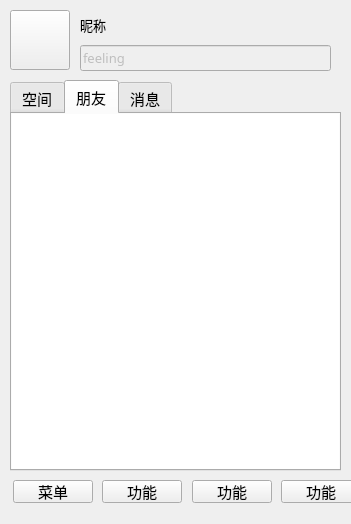
<?xml version="1.0" encoding="UTF-8"?>
<ui version="4.0">
 <class>mainWidgets</class>
 <widget class="QWidget" name="mainWidgets">
  <property name="geometry">
   <rect>
    <x>0</x>
    <y>0</y>
    <width>351</width>
    <height>524</height>
   </rect>
  </property>
  <property name="windowTitle">
   <string>Form</string>
  </property>
  <widget class="QPushButton" name="pb_img">
   <property name="geometry">
    <rect>
     <x>10</x>
     <y>10</y>
     <width>60</width>
     <height>60</height>
    </rect>
   </property>
   <property name="text">
    <string/>
   </property>
   <property name="iconSize">
    <size>
     <width>60</width>
     <height>60</height>
    </size>
   </property>
  </widget>
  <widget class="QTabWidget" name="tabWidget">
   <property name="geometry">
    <rect>
     <x>10</x>
     <y>80</y>
     <width>331</width>
     <height>391</height>
    </rect>
   </property>
   <property name="font">
    <font>
     <family>微软雅黑</family>
     <pointsize>11</pointsize>
    </font>
   </property>
   <property name="currentIndex">
    <number>1</number>
   </property>
   <widget class="QWidget" name="tab_space">
    <attribute name="title">
     <string>空间</string>
    </attribute>
   </widget>
   <widget class="QWidget" name="tab_friend">
    <attribute name="title">
     <string>朋友</string>
    </attribute>
    <widget class="QListWidget" name="listWidget">
     <property name="geometry">
      <rect>
       <x>-10</x>
       <y>-10</y>
       <width>341</width>
       <height>381</height>
      </rect>
     </property>
    </widget>
   </widget>
   <widget class="QWidget" name="tab">
    <attribute name="title">
     <string>消息</string>
    </attribute>
   </widget>
  </widget>
  <widget class="QWidget" name="layoutWidget">
   <property name="geometry">
    <rect>
     <x>80</x>
     <y>10</y>
     <width>251</width>
     <height>61</height>
    </rect>
   </property>
   <layout class="QVBoxLayout" name="verticalLayout">
    <item>
     <widget class="QLabel" name="l_nick">
      <property name="font">
       <font>
        <family>微软雅黑</family>
        <pointsize>10</pointsize>
       </font>
      </property>
      <property name="text">
       <string>昵称</string>
      </property>
     </widget>
    </item>
    <item>
     <widget class="QLineEdit" name="le_feeling">
      <property name="enabled">
       <bool>false</bool>
      </property>
      <property name="font">
       <font>
        <family>微软雅黑</family>
        <pointsize>10</pointsize>
       </font>
      </property>
      <property name="text">
       <string>feeling</string>
      </property>
     </widget>
    </item>
   </layout>
  </widget>
  <widget class="QWidget" name="layoutWidget">
   <property name="geometry">
    <rect>
     <x>10</x>
     <y>480</y>
     <width>354</width>
     <height>23</height>
    </rect>
   </property>
   <property name="font">
    <font>
     <family>微软雅黑 Light</family>
     <pointsize>11</pointsize>
    </font>
   </property>
   <layout class="QHBoxLayout" name="horizontalLayout">
    <item>
     <spacer name="horizontalSpacer_2">
      <property name="orientation">
       <enum>Qt::Orientation::Horizontal</enum>
      </property>
      <property name="sizeHint" stdset="0">
       <size>
        <width>40</width>
        <height>20</height>
       </size>
      </property>
     </spacer>
    </item>
    <item>
     <widget class="QPushButton" name="pb_menu">
      <property name="font">
       <font>
        <family>微软雅黑 Light</family>
        <pointsize>11</pointsize>
       </font>
      </property>
      <property name="text">
       <string>菜单</string>
      </property>
     </widget>
    </item>
    <item>
     <spacer name="horizontalSpacer">
      <property name="orientation">
       <enum>Qt::Orientation::Horizontal</enum>
      </property>
      <property name="sizeHint" stdset="0">
       <size>
        <width>40</width>
        <height>20</height>
       </size>
      </property>
     </spacer>
    </item>
    <item>
     <widget class="QPushButton" name="pushButton_3">
      <property name="font">
       <font>
        <family>微软雅黑 Light</family>
        <pointsize>11</pointsize>
       </font>
      </property>
      <property name="text">
       <string>功能</string>
      </property>
     </widget>
    </item>
    <item>
     <spacer name="horizontalSpacer_3">
      <property name="orientation">
       <enum>Qt::Orientation::Horizontal</enum>
      </property>
      <property name="sizeHint" stdset="0">
       <size>
        <width>40</width>
        <height>20</height>
       </size>
      </property>
     </spacer>
    </item>
    <item>
     <widget class="QPushButton" name="pushButton_4">
      <property name="font">
       <font>
        <family>微软雅黑 Light</family>
        <pointsize>11</pointsize>
       </font>
      </property>
      <property name="text">
       <string>功能</string>
      </property>
     </widget>
    </item>
    <item>
     <spacer name="horizontalSpacer_4">
      <property name="orientation">
       <enum>Qt::Orientation::Horizontal</enum>
      </property>
      <property name="sizeHint" stdset="0">
       <size>
        <width>40</width>
        <height>20</height>
       </size>
      </property>
     </spacer>
    </item>
    <item>
     <widget class="QPushButton" name="pushButton_5">
      <property name="font">
       <font>
        <family>微软雅黑 Light</family>
        <pointsize>11</pointsize>
       </font>
      </property>
      <property name="text">
       <string>功能</string>
      </property>
     </widget>
    </item>
    <item>
     <spacer name="horizontalSpacer_5">
      <property name="orientation">
       <enum>Qt::Orientation::Horizontal</enum>
      </property>
      <property name="sizeHint" stdset="0">
       <size>
        <width>40</width>
        <height>20</height>
       </size>
      </property>
     </spacer>
    </item>
   </layout>
  </widget>
 </widget>
 <resources/>
 <connections/>
</ui>
